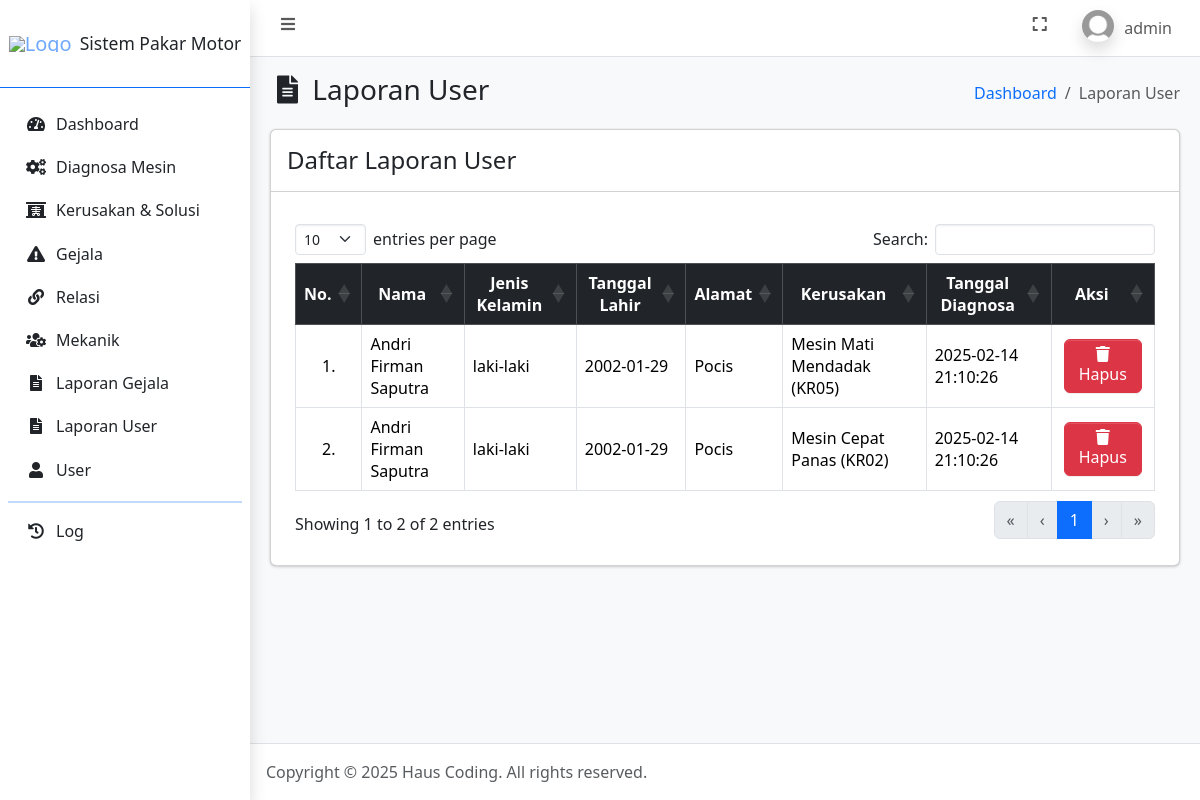
/laporan_user.php (signed in), run on an earlier commit of the app's database.
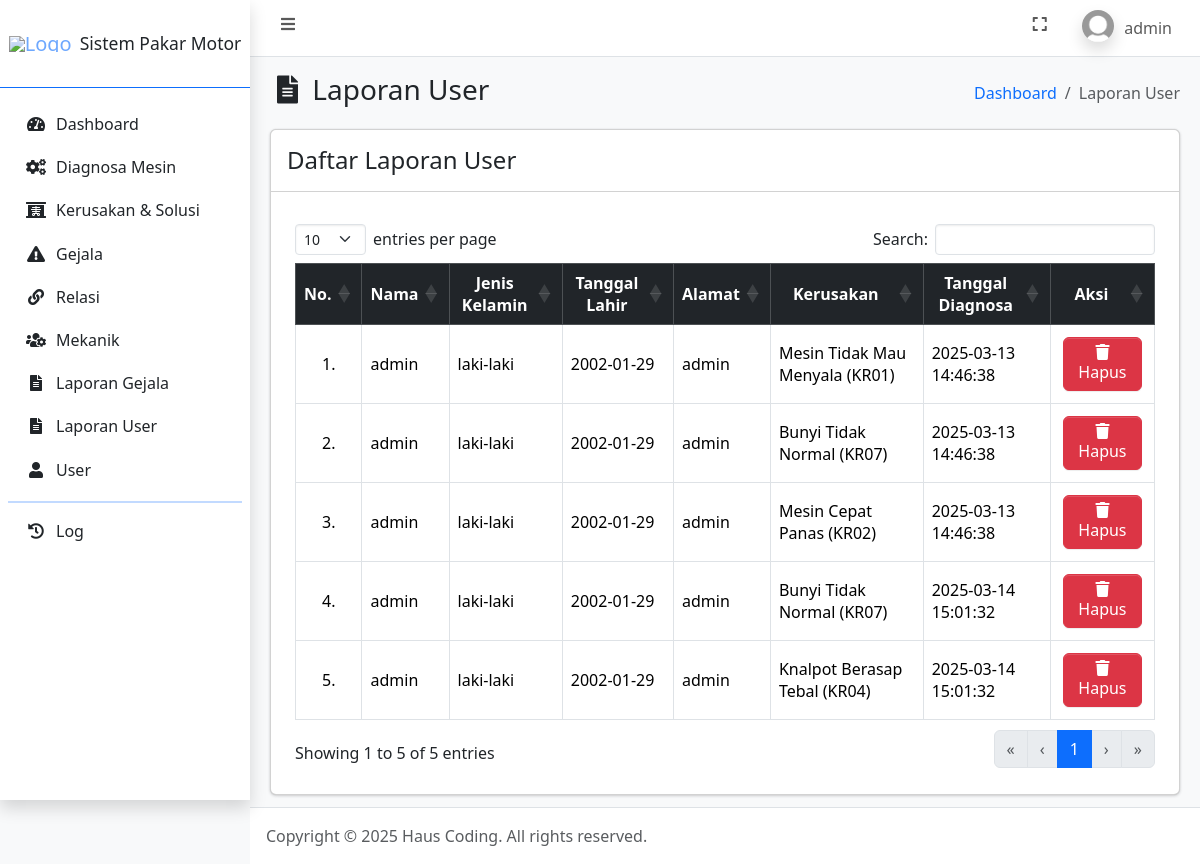
And on a later commit of the database.
### tables this page shows
CREATE TABLE `user` (
  `id_user` int(11) NOT NULL,
  `username` varchar(100) NOT NULL,
  `password` varchar(255) NOT NULL,
  `jabatan` enum('admin','pelanggan') NOT NULL,
  `nama` varchar(100) NOT NULL,
  `jenis_kelamin` enum('laki-laki','perempuan') NOT NULL,
  `tanggal_lahir` date NOT NULL,
  `alamat` text NOT NULL,
  `foto` text NOT NULL,
  `dibuat_pada` timestamp NOT NULL DEFAULT current_timestamp()
);

CREATE TABLE `analisa_hasil` (
  `id` int(4) NOT NULL,
  `id_user` int(11) NOT NULL,
  `id_mekanik` int(11) NOT NULL,
  `kd_kerusakan` char(4) NOT NULL,
  `tanggal` datetime NOT NULL
);

CREATE TABLE `kerusakan_solusi` (
  `kd_kerusakan` char(4) NOT NULL,
  `nama_kerusakan` varchar(30) DEFAULT NULL,
  `definisi` text DEFAULT NULL,
  `solusi` text DEFAULT NULL
);

### connection.php (called while the page is built, shortened)
<?php
	$host = 'localhost';
	$user = 'root';
	$pass = '';
	$database = 'sistem_pakar_motor';
	$conn = mysqli_connect($host, $user, $pass, $database);
    if (isset($_SESSION['id_user'])) {
    	$id_user = $_SESSION['id_user'];
		$dataUser = mysqli_fetch_assoc(mysqli_query($conn, "SELECT * FROM user WHERE id_user = $id_user"));
	}
?>

### laporan_user.php (the view, shortened to what this page needs)
<?php
    require_once 'connection.php';
    if ($dataUser['jabatan'] == 'admin') {
        $hasil_user = mysqli_query($conn, "SELECT * FROM analisa_hasil INNER JOIN kerusakan_solusi ON analisa_hasil.kd_kerusakan = kerusakan_solusi.kd_kerusakan INNER JOIN user ON analisa_hasil.id_user = user.id_user ORDER BY analisa_hasil.id");
    } else {
        $id_user = $dataUser['id_user'];
        $hasil_user = mysqli_query($conn, "SELECT * FROM analisa_hasil INNER JOIN kerusakan_solusi ON analisa_hasil.kd_kerusakan = kerusakan_solusi.kd_kerusakan INNER JOIN user ON analisa_hasil.id_user = user.id_user WHERE user.id_user = '$id_user'");
    }
?>
<!DOCTYPE html>
<html lang="en">
<head>
    <?php include_once 'include/head.php'; ?>
</head>
<body class="layout-fixed sidebar-expand-lg bg-body-tertiary">
    <div class="app-wrapper">
        <?php include_once 'include/navbar.php'; ?>
        <?php include_once 'include/sidebar.php'; ?>
        <main class="app-main">
            <div class="app-content-header">
                <div class="container-fluid">
                    <div class="row">
                        <div class="col-sm-6">
                            <h3 class="mb-0"><i class="nav-icon fas fa-fw fa-file-alt"></i> Laporan User</h3>
                        </div>
                        <div class="col-sm-6">
                            <ol class="breadcrumb float-sm-end">
                                <li class="breadcrumb-item"><a href="index.php">Dashboard</a></li>
                                <li class="breadcrumb-item active" aria-current="page">
                                    Laporan User
                                </li>
                            </ol>
                        </div>
                    </div>
                </div>
            </div>
            <div class="app-content">
                <div class="container-fluid">
                    <div class="row">
                        <div class="col">
                            <div class="card">
                                <div class="card-header">
                                    <h4 class="m-0">Daftar Laporan User</h4>
                                </div>
                                <div class="card-body">
                                    <div class="table-responsive p-2">
                                        <table class="table table-bordered" id="table_id">
                                            <thead class="table-dark">
                                                <tr>
                                                    <th class="text-center align-middle">No.</th>
                                                    <th class="text-center align-middle">Nama</th>
                                                    <th class="text-center align-middle">Jenis Kelamin</th>
                                                    <th class="text-center align-middle">Tanggal Lahir</th>
                                                    <th class="text-center align-middle">Alamat</th>
                                                    <th class="text-center align-middle">Kerusakan</th>
                                                    <th class="text-center align-middle">Tanggal Diagnosa</th>
                                                    <?php if ($dataUser['jabatan'] == 'admin'): ?>
                                                        <th class="text-center align-middle">Aksi</th>
                                                    <?php endif ?>
                                                </tr>
                                            </thead>
                                            <tbody>
                                                <?php $i = 1; ?>
                                                <?php foreach ($hasil_user as $dhu): ?>
                                                    <tr>
                                                        <td class="text-center align-middle"><?= $i++; ?>.</td>
                                                        <td class="align-middle"><?= $dhu['nama']; ?></td>
                                                        <td class="align-middle"><?= $dhu['jenis_kelamin']; ?></td>
                                                        <td class="align-middle"><?= $dhu['tanggal_lahir']; ?></td>
                                                        <td class="align-middle"><?= $dhu['alamat']; ?></td>
                                                        <td class="align-middle"><?= $dhu['nama_kerusakan']; ?> (<?= $dhu['kd_kerusakan']; ?>)</td>
                                                        <td class="align-middle"><?= $dhu['tanggal']; ?></td>
                                                        <?php if ($dataUser['jabatan'] == 'admin'): ?>
                                                            <td class="text-center align-middle">
                                                                <a href="hapus_hasil_user.php?id=<?= $dhu['id']; ?>" data-nama="<?= $dhu['nama']; ?>" class="m-1 btn btn-danger btn-delete"><i class="fas fa-fw fa-trash"></i> Hapus</a>
                                                            </td>
                                                        <?php endif ?>
                                                    </tr>
                                                <?php endforeach ?>
                                            </tbody>
                                        </table>
                                    </div>
                                </div>
                            </div>
                        </div>
                    </div>
                </div>
            </div>
        </main>
        <?php include_once 'include/footer.php'; ?>
    </div>
</body>
</html>

### include/head.php (shortened to what this page needs)
<link rel="stylesheet" href="https://cdn.jsdelivr.net/npm/@fontsource/source-sans-3@5.0.12/index.css">
<link rel="stylesheet" href="assets/vendor/fontawesome/css/all.min.css">
<link rel="stylesheet" href="assets/vendor/datatables/css/dataTables.bootstrap5.css">
<link rel="stylesheet" href="assets/vendor/select2/css/select2.min.css">
<link rel="stylesheet" href="assets/vendor/select2/css/select2-bootstrap4.min.css">
<link rel="stylesheet" href="css/overlayscrollbars.min.css">
<link rel="stylesheet" href="css/adminlte.css">

### include/navbar.php (shortened to what this page needs)
<nav class="app-header navbar navbar-expand bg-body">
    <div class="container-fluid">
        <ul class="navbar-nav">
            <li class="nav-item"> <a class="nav-link" data-lte-toggle="sidebar" href="#" role="button"> <i class="fas fa-fw fa-bars"></i> </a> </li>
        </ul>
        <ul class="navbar-nav ms-auto">
            <li class="nav-item"> <a class="nav-link" href="#" data-lte-toggle="fullscreen"> <i data-lte-icon="maximize" class="fas fa-fw fa-expand"></i> </a> </li>
            <li class="nav-item dropdown user-menu">
                <a href="#" class="nav-link dropdown-toggle" data-bs-toggle="dropdown" aria-expanded="false">
                    <img src="assets/img/profiles/<?= $dataUser['foto']; ?>" class="user-image rounded-circle shadow" alt="User Image">
                    <span class="d-none d-md-inline"><?= $dataUser['username']; ?></span>
                </a>
            </li>
        </ul>
    </div>
</nav>

### include/sidebar.php (shortened to what this page needs)
<aside class="app-sidebar bg-white shadow" data-bs-theme="dark">
    <div class="sidebar-brand border-primary border-bottom">
        <a href="index.php" class="brand-link">
            <img src="assets/img/properties/logo.png" alt="Logo" class="brand-image-xl">
            <span class="brand-text fw-light text-dark small text-wrap">Sistem Pakar Motor</span>
        </a>
    </div>
    <div class="sidebar-wrapper">
        <nav class="mt-2">
            <ul class="nav sidebar-menu flex-column" data-lte-toggle="treeview" role="menu" data-accordion="false">
                <li class="nav-item">
                    <a href="index.php" class="nav-link text-dark <?= ($_SERVER['REQUEST_URI'] == '/sistem_pakar_motor/index.php') ? 'active' : ''; ?>"> <i class="nav-icon fas fa-fw fa-tachometer-alt"></i>
                        <p>Dashboard</p>
                    </a>
                </li>
                <li class="nav-item">
                    <a href="diagnosa_mesin.php" class="nav-link text-dark <?= ($_SERVER['REQUEST_URI'] == '/sistem_pakar_motor/diagnosa_mesin.php') ? 'active' : ''; ?>"> <i class="nav-icon fas fa-fw fa-cogs"></i>
                        <p>Diagnosa Mesin</p>
                    </a>
                </li>
                <li class="nav-item">
                    <a href="kerusakan_solusi.php" class="nav-link text-dark <?= ($_SERVER['REQUEST_URI'] == '/sistem_pakar_motor/kerusakan_solusi.php') ? 'active' : ''; ?>"> <i class="nav-icon fas fa-fw fa-x-ray"></i>
                        <p>Kerusakan & Solusi</p>
                    </a>
                </li>
                <li class="nav-item">
                    <a href="gejala.php" class="nav-link text-dark <?= ($_SERVER['REQUEST_URI'] == '/sistem_pakar_motor/gejala.php') ? 'active' : ''; ?>"> <i class="nav-icon fas fa-fw fa-exclamation-triangle"></i>
                        <p>Gejala</p>
                    </a>
                </li>
                <li class="nav-item">
                    <a href="relasi.php" class="nav-link text-dark <?= ($_SERVER['REQUEST_URI'] == '/sistem_pakar_motor/relasi.php') ? 'active' : ''; ?>"> <i class="nav-icon fas fa-fw fa-link"></i>
                        <p>Relasi</p>
                    </a>
                </li>
                <li class="nav-item">
                    <a href="mekanik.php" class="nav-link text-dark <?= ($_SERVER['REQUEST_URI'] == '/sistem_pakar_motor/mekanik.php') ? 'active' : ''; ?>"> <i class="nav-icon fas fa-fw fa-users-cog"></i>
                        <p>Mekanik</p>
                    </a>
                </li>
                <li class="nav-item">
                    <a href="laporan_gejala.php" class="nav-link text-dark <?= ($_SERVER['REQUEST_URI'] == '/sistem_pakar_motor/laporan_gejala.php') ? 'active' : ''; ?>"> <i class="nav-icon fas fa-fw fa-file-alt"></i>
                        <p>Laporan Gejala</p>
                    </a>
                </li>
                <li class="nav-item">
                    <a href="laporan_user.php" class="nav-link text-dark <?= ($_SERVER['REQUEST_URI'] == '/sistem_pakar_motor/laporan_user.php') ? 'active' : ''; ?>"> <i class="nav-icon fas fa-fw fa-file-alt"></i>
                        <p>Laporan User</p>
                    </a>
                </li>
                <?php if ($dataUser['jabatan'] == 'admin'): ?>
                    <li class="nav-item">
                        <a href="user.php" class="nav-link text-dark <?= ($_SERVER['REQUEST_URI'] == '/sistem_pakar_motor/user.php') ? 'active' : ''; ?>"> <i class="nav-icon fas fa-fw fa-user"></i>
                            <p>User</p>
                        </a>
                    </li>
                <?php endif ?>
                <hr class="sidebar-divider">
                <li class="nav-item">
                    <a href="log.php" class="nav-link text-dark <?= ($_SERVER['REQUEST_URI'] == '/sistem_pakar_motor/log.php') ? 'active' : ''; ?>"> <i class="nav-icon fas fa-fw fa-history"></i>
                        <p>Log</p>
                    </a>
                </li>
            </ul>
        </nav>
    </div>
</aside>

### include/footer.php (shortened to what this page needs)
<footer class="app-footer">
        Copyright &copy; 2025 Haus Coding.
    All rights reserved.
</footer>

What changed in the data, as far as the page shows it:
changed analisa_hasil: id_user.nama "Andri Firman Saputra" → "admin"; id_user.alamat "Pocis" → "admin"; kd_kerusakan.nama_kerusakan "Mesin Mati Mendadak" → "Mesin Tidak Mau Menyala"; kd_kerusakan.kd_kerusakan "KR05" → "KR01"; tanggal "2025-02-14 21:10:26" → "2025-03-13 14:46:38"
changed analisa_hasil (number 2 of 5 on the later page): id_user.nama "Andri Firman Saputra" → "admin"; id_user.alamat "Pocis" → "admin"; kd_kerusakan.nama_kerusakan "Mesin Cepat Panas" → "Bunyi Tidak Normal"; kd_kerusakan.kd_kerusakan "KR02" → "KR07"; tanggal "2025-02-14 21:10:26" → "2025-03-13 14:46:38"
added analisa_hasil: id_user.nama "admin", id_user.jenis_kelamin "laki-laki", id_user.tanggal_lahir "2002-01-29", id_user.alamat "admin", kd_kerusakan.nama_kerusakan "Mesin Cepat Panas", kd_kerusakan.kd_kerusakan "KR02", tanggal "2025-03-13 14:46:38"
added analisa_hasil: id_user.nama "admin", id_user.jenis_kelamin "laki-laki", id_user.tanggal_lahir "2002-01-29", id_user.alamat "admin", kd_kerusakan.nama_kerusakan "Bunyi Tidak Normal", kd_kerusakan.kd_kerusakan "KR07", tanggal "2025-03-14 15:01:32"
added analisa_hasil: id_user.nama "admin", id_user.jenis_kelamin "laki-laki", id_user.tanggal_lahir "2002-01-29", id_user.alamat "admin", kd_kerusakan.nama_kerusakan "Knalpot Berasap Tebal", kd_kerusakan.kd_kerusakan "KR04", tanggal "2025-03-14 15:01:32"
Also different on the page:
text written by a page script: "entries per page Search: Showing 1 to 2 of 2 entries « ‹ 1 › »" → "entries per page Search: Showing 1 to 5 of 5 entries « ‹ 1 › »"
